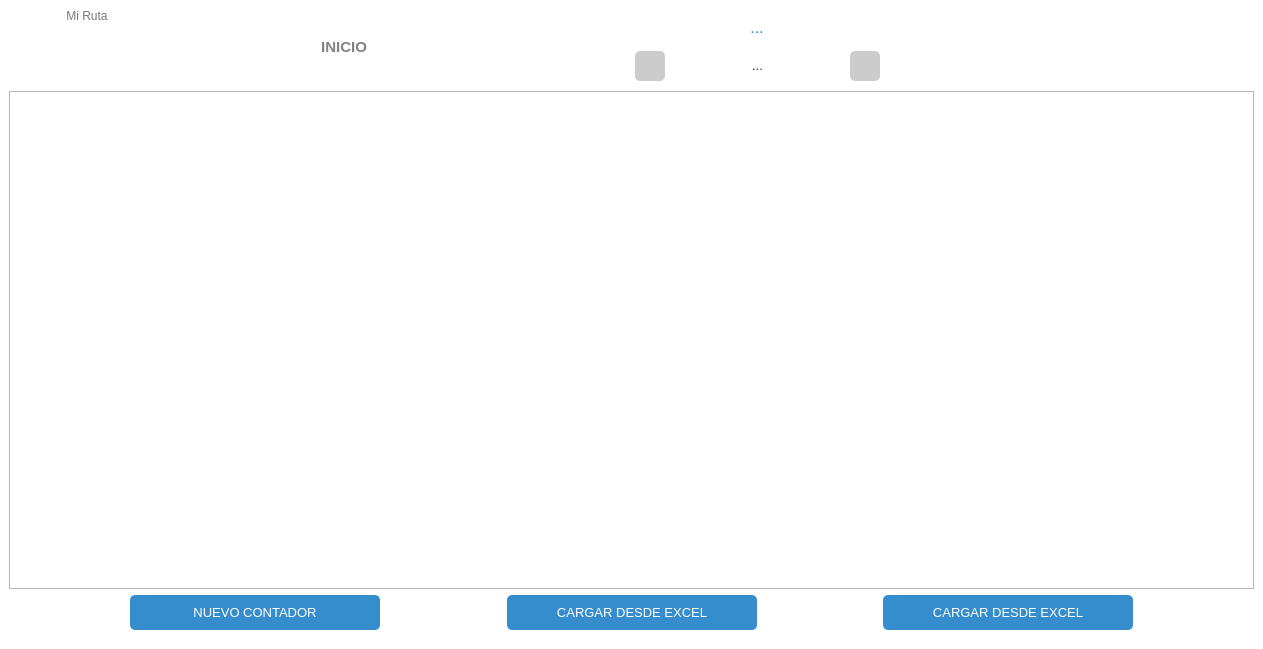
<?xml version="1.0" encoding="UTF-8"?>
<ui version="4.0">
 <class>Screen_tabla_contadores</class>
 <widget class="QWidget" name="Screen_tabla_contadores">
  <property name="geometry">
   <rect>
    <x>0</x>
    <y>0</y>
    <width>1263</width>
    <height>649</height>
   </rect>
  </property>
  <property name="minimumSize">
   <size>
    <width>1263</width>
    <height>649</height>
   </size>
  </property>
  <property name="maximumSize">
   <size>
    <width>1263</width>
    <height>649</height>
   </size>
  </property>
  <property name="palette">
   <palette>
    <active>
     <colorrole role="Base">
      <brush brushstyle="SolidPattern">
       <color alpha="255">
        <red>46</red>
        <green>47</green>
        <blue>48</blue>
       </color>
      </brush>
     </colorrole>
     <colorrole role="Window">
      <brush brushstyle="SolidPattern">
       <color alpha="255">
        <red>255</red>
        <green>255</green>
        <blue>255</blue>
       </color>
      </brush>
     </colorrole>
    </active>
    <inactive>
     <colorrole role="Base">
      <brush brushstyle="SolidPattern">
       <color alpha="255">
        <red>46</red>
        <green>47</green>
        <blue>48</blue>
       </color>
      </brush>
     </colorrole>
     <colorrole role="Window">
      <brush brushstyle="SolidPattern">
       <color alpha="255">
        <red>255</red>
        <green>255</green>
        <blue>255</blue>
       </color>
      </brush>
     </colorrole>
    </inactive>
    <disabled>
     <colorrole role="Base">
      <brush brushstyle="SolidPattern">
       <color alpha="255">
        <red>255</red>
        <green>255</green>
        <blue>255</blue>
       </color>
      </brush>
     </colorrole>
     <colorrole role="Window">
      <brush brushstyle="SolidPattern">
       <color alpha="255">
        <red>255</red>
        <green>255</green>
        <blue>255</blue>
       </color>
      </brush>
     </colorrole>
    </disabled>
   </palette>
  </property>
  <property name="windowTitle">
   <string>Form</string>
  </property>
  <layout class="QVBoxLayout" name="verticalLayout_2">
   <property name="spacing">
    <number>6</number>
   </property>
   <property name="leftMargin">
    <number>0</number>
   </property>
   <property name="topMargin">
    <number>0</number>
   </property>
   <property name="rightMargin">
    <number>0</number>
   </property>
   <property name="bottomMargin">
    <number>0</number>
   </property>
   <item>
    <widget class="QWidget" name="widget_tabla_contadores" native="true">
     <layout class="QVBoxLayout" name="verticalLayout_3">
      <item>
       <layout class="QHBoxLayout" name="horizontalLayout_3">
        <property name="leftMargin">
         <number>0</number>
        </property>
        <property name="topMargin">
         <number>0</number>
        </property>
        <property name="rightMargin">
         <number>0</number>
        </property>
        <item>
         <layout class="QHBoxLayout" name="horizontalLayout_2">
          <property name="bottomMargin">
           <number>35</number>
          </property>
          <item>
           <widget class="my_label" name="lb_logo">
            <property name="minimumSize">
             <size>
              <width>51</width>
              <height>41</height>
             </size>
            </property>
            <property name="maximumSize">
             <size>
              <width>200</width>
              <height>240</height>
             </size>
            </property>
            <property name="styleSheet">
             <string notr="true">border-image: url(:/icons/app_logo.png);</string>
            </property>
            <property name="text">
             <string/>
            </property>
            <property name="scaledContents">
             <bool>false</bool>
            </property>
            <property name="alignment">
             <set>Qt::AlignCenter</set>
            </property>
            <property name="wordWrap">
             <bool>false</bool>
            </property>
           </widget>
          </item>
          <item>
           <widget class="QLabel" name="label_17">
            <property name="minimumSize">
             <size>
              <width>0</width>
              <height>40</height>
             </size>
            </property>
            <property name="styleSheet">
             <string notr="true">font: 63 18pt &quot;Segoe UI Semibold&quot;;
color: rgb(120, 120, 120)</string>
            </property>
            <property name="text">
             <string>Mi Ruta      </string>
            </property>
            <property name="alignment">
             <set>Qt::AlignHCenter|Qt::AlignTop</set>
            </property>
           </widget>
          </item>
         </layout>
        </item>
        <item>
         <spacer name="horizontalSpacer_7">
          <property name="orientation">
           <enum>Qt::Horizontal</enum>
          </property>
          <property name="sizeHint" stdset="0">
           <size>
            <width>40</width>
            <height>20</height>
           </size>
          </property>
         </spacer>
        </item>
        <item>
         <widget class="QPushButton" name="pb_inicio">
          <property name="minimumSize">
           <size>
            <width>0</width>
            <height>50</height>
           </size>
          </property>
          <property name="font">
           <font>
            <family>Segoe UI</family>
            <pointsize>11</pointsize>
            <weight>75</weight>
            <bold>true</bold>
           </font>
          </property>
          <property name="styleSheet">
           <string notr="true">QPushButton{
	background-color: #FFFFFF; 
	border-radius: 6px;
	color: rgb(130, 130, 130);
}
QPushButton:hover:!pressed{
	  background-color: #EEEEEE; 
}</string>
          </property>
          <property name="text">
           <string> INICIO</string>
          </property>
          <property name="icon">
           <iconset resource="assets.qrc">
            <normaloff>:/icons/inicio.png</normaloff>:/icons/inicio.png</iconset>
          </property>
          <property name="iconSize">
           <size>
            <width>60</width>
            <height>30</height>
           </size>
          </property>
          <property name="flat">
           <bool>true</bool>
          </property>
         </widget>
        </item>
        <item>
         <spacer name="horizontalSpacer_4">
          <property name="orientation">
           <enum>Qt::Horizontal</enum>
          </property>
          <property name="sizeHint" stdset="0">
           <size>
            <width>40</width>
            <height>20</height>
           </size>
          </property>
         </spacer>
        </item>
        <item>
         <layout class="QVBoxLayout" name="verticalLayout">
          <item>
           <layout class="QHBoxLayout" name="horizontalLayout_22">
            <item>
             <spacer name="horizontalSpacer_17">
              <property name="orientation">
               <enum>Qt::Horizontal</enum>
              </property>
              <property name="sizeHint" stdset="0">
               <size>
                <width>40</width>
                <height>20</height>
               </size>
              </property>
             </spacer>
            </item>
            <item>
             <widget class="MyLabelShine" name="l_cantidad_de_contadores">
              <property name="minimumSize">
               <size>
                <width>320</width>
                <height>30</height>
               </size>
              </property>
              <property name="maximumSize">
               <size>
                <width>260</width>
                <height>30</height>
               </size>
              </property>
              <property name="font">
               <font>
                <family>Segoe UI</family>
                <pointsize>12</pointsize>
               </font>
              </property>
              <property name="styleSheet">
               <string notr="true">background-color: #FFFFFF; 
border-radius: 6px;
color:rgb(77, 77, 77);
color:rgb(54, 141, 206);</string>
              </property>
              <property name="text">
               <string>...</string>
              </property>
              <property name="alignment">
               <set>Qt::AlignCenter</set>
              </property>
             </widget>
            </item>
            <item>
             <spacer name="horizontalSpacer_18">
              <property name="orientation">
               <enum>Qt::Horizontal</enum>
              </property>
              <property name="sizeHint" stdset="0">
               <size>
                <width>40</width>
                <height>20</height>
               </size>
              </property>
             </spacer>
            </item>
           </layout>
          </item>
          <item>
           <layout class="QHBoxLayout" name="horizontalLayout_23">
            <property name="spacing">
             <number>5</number>
            </property>
            <item>
             <spacer name="horizontalSpacer_21">
              <property name="orientation">
               <enum>Qt::Horizontal</enum>
              </property>
              <property name="sizeHint" stdset="0">
               <size>
                <width>40</width>
                <height>20</height>
               </size>
              </property>
             </spacer>
            </item>
            <item>
             <widget class="QPushButton" name="pb_previous_pagination">
              <property name="minimumSize">
               <size>
                <width>30</width>
                <height>30</height>
               </size>
              </property>
              <property name="maximumSize">
               <size>
                <width>30</width>
                <height>30</height>
               </size>
              </property>
              <property name="styleSheet">
               <string notr="true">QPushButton{
	border-radius: 5px;
	background-color: #CCCCCC; 
}
QPushButton:hover:!pressed{
	  background-color: #DDDDDD; 
}</string>
              </property>
              <property name="text">
               <string/>
              </property>
              <property name="icon">
               <iconset resource="assets.qrc">
                <normaloff>:/icons/previous.png</normaloff>:/icons/previous.png</iconset>
              </property>
              <property name="iconSize">
               <size>
                <width>18</width>
                <height>18</height>
               </size>
              </property>
              <property name="flat">
               <bool>true</bool>
              </property>
             </widget>
            </item>
            <item>
             <widget class="MyLabelSpinner" name="l_current_pagination">
              <property name="minimumSize">
               <size>
                <width>175</width>
                <height>0</height>
               </size>
              </property>
              <property name="maximumSize">
               <size>
                <width>175</width>
                <height>27</height>
               </size>
              </property>
              <property name="sizeIncrement">
               <size>
                <width>0</width>
                <height>27</height>
               </size>
              </property>
              <property name="font">
               <font>
                <family>Segoe UI</family>
                <pointsize>10</pointsize>
               </font>
              </property>
              <property name="styleSheet">
               <string notr="true">QLabel{
	background-color: #FFFFFF; 
	border-radius: 5px;
	color:rgb(50, 50, 50);
}
QLabel:hover:!pressed{
	  background-color: #EEEEEE; 
}
</string>
              </property>
              <property name="text">
               <string>...</string>
              </property>
              <property name="alignment">
               <set>Qt::AlignCenter</set>
              </property>
             </widget>
            </item>
            <item>
             <widget class="QPushButton" name="pb_next_pagination">
              <property name="minimumSize">
               <size>
                <width>30</width>
                <height>30</height>
               </size>
              </property>
              <property name="maximumSize">
               <size>
                <width>30</width>
                <height>30</height>
               </size>
              </property>
              <property name="styleSheet">
               <string notr="true">QPushButton{
	border-radius: 5px;
	background-color: #CCCCCC; 
}
QPushButton:hover:!pressed{
	  background-color: #DDDDDD; 
}</string>
              </property>
              <property name="text">
               <string/>
              </property>
              <property name="icon">
               <iconset resource="assets.qrc">
                <normaloff>:/icons/next.png</normaloff>:/icons/next.png</iconset>
              </property>
              <property name="iconSize">
               <size>
                <width>18</width>
                <height>18</height>
               </size>
              </property>
              <property name="flat">
               <bool>true</bool>
              </property>
             </widget>
            </item>
            <item>
             <spacer name="horizontalSpacer_22">
              <property name="orientation">
               <enum>Qt::Horizontal</enum>
              </property>
              <property name="sizeHint" stdset="0">
               <size>
                <width>40</width>
                <height>20</height>
               </size>
              </property>
             </spacer>
            </item>
           </layout>
          </item>
         </layout>
        </item>
        <item>
         <spacer name="horizontalSpacer_3">
          <property name="orientation">
           <enum>Qt::Horizontal</enum>
          </property>
          <property name="sizeHint" stdset="0">
           <size>
            <width>40</width>
            <height>20</height>
           </size>
          </property>
         </spacer>
        </item>
        <item>
         <layout class="QHBoxLayout" name="horizontalLayout_4">
          <property name="bottomMargin">
           <number>35</number>
          </property>
          <item>
           <widget class="QPushButton" name="pb_minimize">
            <property name="styleSheet">
             <string notr="true">QPushButton{
	color: rgb(77, 77, 77);
	border-radius: 3px;
}
QPushButton:hover:!pressed{
	  background-color: #EEEEEE; 
}</string>
            </property>
            <property name="text">
             <string/>
            </property>
            <property name="icon">
             <iconset resource="assets.qrc">
              <normaloff>:/icons/minimize.png</normaloff>:/icons/minimize.png</iconset>
            </property>
            <property name="iconSize">
             <size>
              <width>30</width>
              <height>30</height>
             </size>
            </property>
            <property name="flat">
             <bool>true</bool>
            </property>
           </widget>
          </item>
          <item>
           <widget class="QPushButton" name="pb_maximize">
            <property name="styleSheet">
             <string notr="true">QPushButton{
	color: rgb(77, 77, 77);
	border-radius: 3px;
}
QPushButton:hover:!pressed{
	  background-color: #EEEEEE; 
}</string>
            </property>
            <property name="text">
             <string/>
            </property>
            <property name="icon">
             <iconset resource="assets.qrc">
              <normaloff>:/icons/maximize.png</normaloff>:/icons/maximize.png</iconset>
            </property>
            <property name="iconSize">
             <size>
              <width>30</width>
              <height>30</height>
             </size>
            </property>
            <property name="flat">
             <bool>true</bool>
            </property>
           </widget>
          </item>
          <item>
           <widget class="QPushButton" name="pb_cruz">
            <property name="styleSheet">
             <string notr="true">QPushButton{
	color: rgb(77, 77, 77);
	border-radius: 3px;
}
QPushButton:hover:!pressed{
	  background-color: rgba(255, 200, 200);
}</string>
            </property>
            <property name="text">
             <string/>
            </property>
            <property name="icon">
             <iconset resource="assets.qrc">
              <normaloff>:/icons/close.png</normaloff>:/icons/close.png</iconset>
            </property>
            <property name="iconSize">
             <size>
              <width>30</width>
              <height>30</height>
             </size>
            </property>
            <property name="flat">
             <bool>true</bool>
            </property>
           </widget>
          </item>
         </layout>
        </item>
       </layout>
      </item>
      <item>
       <widget class="QTableView" name="tableView">
        <property name="minimumSize">
         <size>
          <width>1000</width>
          <height>400</height>
         </size>
        </property>
        <property name="styleSheet">
         <string notr="true">font: 10pt &quot;Segoe UI Semilight&quot;;
color: rgb(77, 77, 77);</string>
        </property>
        <attribute name="horizontalHeaderMinimumSectionSize">
         <number>10</number>
        </attribute>
        <attribute name="horizontalHeaderDefaultSectionSize">
         <number>190</number>
        </attribute>
        <attribute name="verticalHeaderMinimumSectionSize">
         <number>10</number>
        </attribute>
       </widget>
      </item>
      <item>
       <layout class="QHBoxLayout" name="horizontalLayout">
        <property name="bottomMargin">
         <number>10</number>
        </property>
        <item>
         <spacer name="horizontalSpacer_5">
          <property name="orientation">
           <enum>Qt::Horizontal</enum>
          </property>
          <property name="sizeHint" stdset="0">
           <size>
            <width>40</width>
            <height>20</height>
           </size>
          </property>
         </spacer>
        </item>
        <item>
         <widget class="QPushButton" name="pb_create_new_contador">
          <property name="minimumSize">
           <size>
            <width>250</width>
            <height>35</height>
           </size>
          </property>
          <property name="maximumSize">
           <size>
            <width>250</width>
            <height>16777215</height>
           </size>
          </property>
          <property name="font">
           <font>
            <family>Segoe UI</family>
            <pointsize>10</pointsize>
           </font>
          </property>
          <property name="styleSheet">
           <string notr="true">QPushButton{
 	background-color: #368DCE; 
	color: rgb(255, 255, 255);
	border-radius: 5px;
}
QPushButton:hover:!pressed{
	  background-color: #3080C0; 
}
QPushButton:hover:pressed{
	  background-color: #0D2333; 
}</string>
          </property>
          <property name="text">
           <string>NUEVO CONTADOR</string>
          </property>
          <property name="flat">
           <bool>true</bool>
          </property>
         </widget>
        </item>
        <item>
         <spacer name="horizontalSpacer">
          <property name="orientation">
           <enum>Qt::Horizontal</enum>
          </property>
          <property name="sizeHint" stdset="0">
           <size>
            <width>40</width>
            <height>20</height>
           </size>
          </property>
         </spacer>
        </item>
        <item>
         <widget class="QPushButton" name="pb_load_contadores_from_excel">
          <property name="minimumSize">
           <size>
            <width>250</width>
            <height>35</height>
           </size>
          </property>
          <property name="maximumSize">
           <size>
            <width>250</width>
            <height>16777215</height>
           </size>
          </property>
          <property name="font">
           <font>
            <family>Segoe UI</family>
            <pointsize>10</pointsize>
           </font>
          </property>
          <property name="styleSheet">
           <string notr="true">QPushButton{
 	background-color: #368DCE; 
	color: rgb(255, 255, 255);
	border-radius: 5px;
}
QPushButton:hover:!pressed{
	  background-color: #3080C0; 
}
QPushButton:hover:pressed{
	  background-color: #0D2333; 
}</string>
          </property>
          <property name="text">
           <string>CARGAR DESDE EXCEL</string>
          </property>
          <property name="flat">
           <bool>true</bool>
          </property>
         </widget>
        </item>
        <item>
         <spacer name="horizontalSpacer_2">
          <property name="orientation">
           <enum>Qt::Horizontal</enum>
          </property>
          <property name="sizeHint" stdset="0">
           <size>
            <width>40</width>
            <height>20</height>
           </size>
          </property>
         </spacer>
        </item>
        <item>
         <widget class="QPushButton" name="pb_export_contadores_to_excel">
          <property name="minimumSize">
           <size>
            <width>250</width>
            <height>35</height>
           </size>
          </property>
          <property name="maximumSize">
           <size>
            <width>250</width>
            <height>16777215</height>
           </size>
          </property>
          <property name="font">
           <font>
            <family>Segoe UI</family>
            <pointsize>10</pointsize>
           </font>
          </property>
          <property name="styleSheet">
           <string notr="true">QPushButton{
 	background-color: #368DCE; 
	color: rgb(255, 255, 255);
	border-radius: 5px;
}
QPushButton:hover:!pressed{
	  background-color: #3080C0; 
}
QPushButton:hover:pressed{
	  background-color: #0D2333; 
}</string>
          </property>
          <property name="text">
           <string>CARGAR DESDE EXCEL</string>
          </property>
          <property name="flat">
           <bool>true</bool>
          </property>
         </widget>
        </item>
        <item>
         <spacer name="horizontalSpacer_6">
          <property name="orientation">
           <enum>Qt::Horizontal</enum>
          </property>
          <property name="sizeHint" stdset="0">
           <size>
            <width>40</width>
            <height>20</height>
           </size>
          </property>
         </spacer>
        </item>
       </layout>
      </item>
     </layout>
    </widget>
   </item>
  </layout>
 </widget>
 <customwidgets>
  <customwidget>
   <class>MyLabelSpinner</class>
   <extends>QLabel</extends>
   <header location="global">mylabelspinner.h</header>
  </customwidget>
  <customwidget>
   <class>MyLabelShine</class>
   <extends>QLabel</extends>
   <header location="global">mylabelshine.h</header>
  </customwidget>
  <customwidget>
   <class>my_label</class>
   <extends>QLabel</extends>
   <header location="global">my_label.h</header>
  </customwidget>
 </customwidgets>
 <resources>
  <include location="assets.qrc"/>
 </resources>
 <connections/>
</ui>
